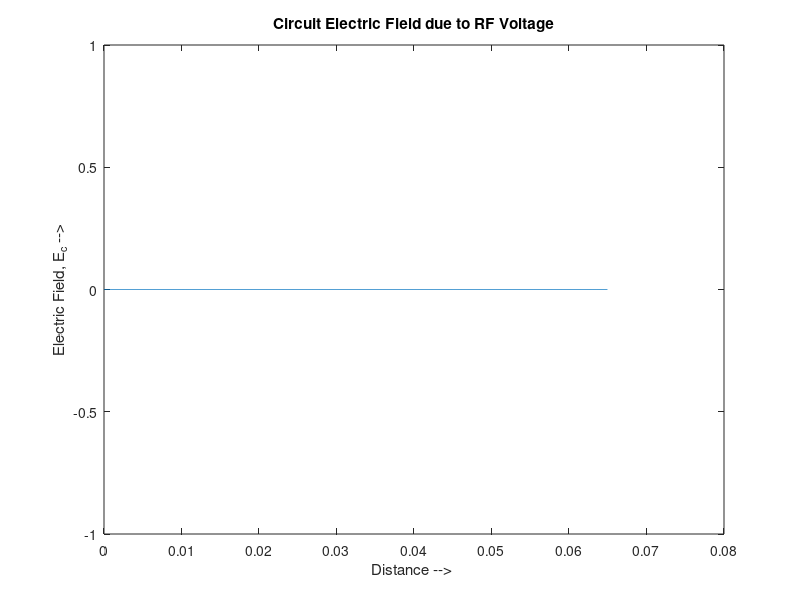
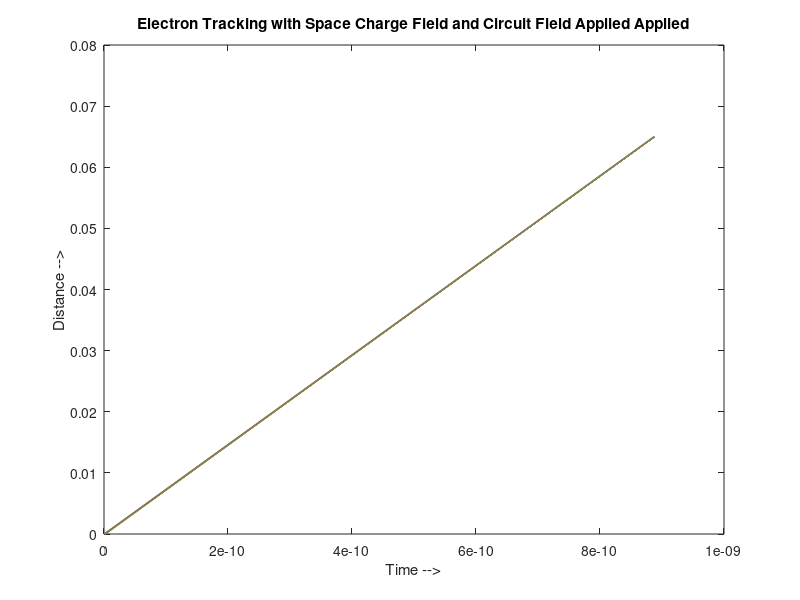
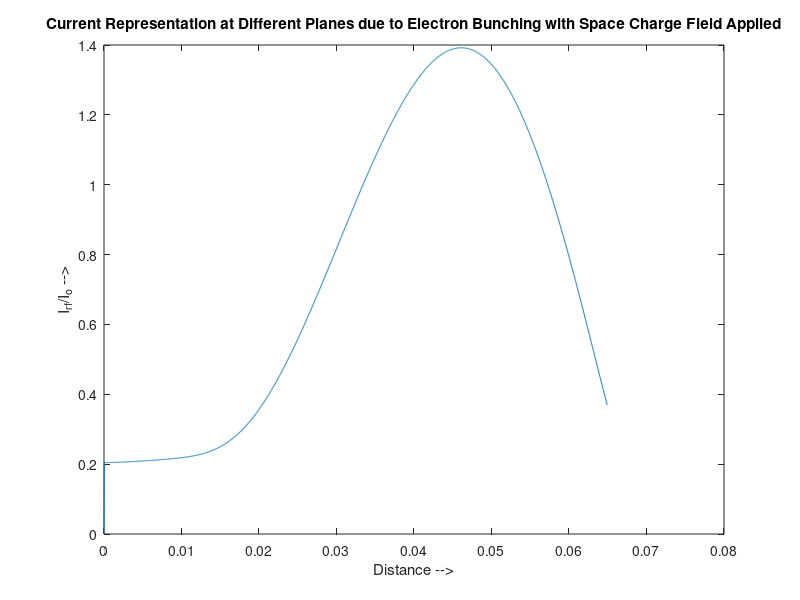
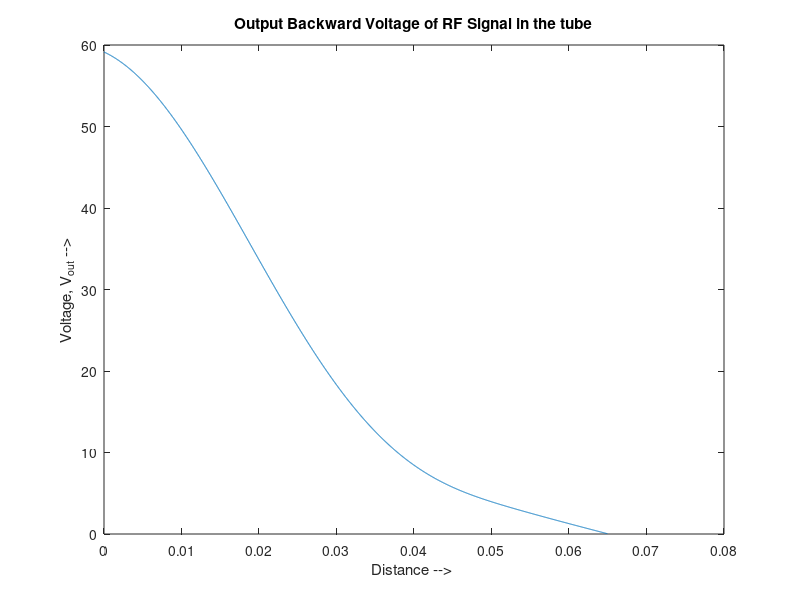

These charts were generated, in order, by the following MATLAB code:
%________________________________________________
%Simulation Code for Staggered Double Vane       |
%Backward Wave Amplifier (No Cylindrical Beam)   |
%Calculating Induced Voltage                     |
%Compared with Zhang Chinese Physics B           |
%________________________________________________|
%Author: Aakash Bansal                           |
%Dated : 13th July 2017                          |
%Place : MWT Division, CSIR-CEERI, Pilani        |
%Guide : Dr. Vishnu Srivastava, Emeritus Sci.    |
%________________________________________________|

close all
clear all
clc

%________________________________________________
%Constant Values                                 |
%________________________________________________|
c = 299792458;      %Speed of Light              |
e = 1.6*10^(-19);   %Electron Charge             |
ms = 9.11*10^(-31);  %Mass of Electron           |
ep0=8.85*10^(-12);  %Permittivity of Free Space  |
%________________________________________________|

%________________________________________________ 
%Variable Values                                 |
%________________________________________________|
F = 348000000000;   %Operating Frequency         |
I = 5;            %Beam Current in mA          |
V = 16;             %Beam Voltage in kV          |
BW= 50660000000;    %BandWidth of the RF Signal  |
Beam_T = 100;       %Beam Thickness in um        |
Beam_W = 600;       %Beam Width in um            |
ND = 12;            %Number of Disc(or electrons)|
NZ = 8;             %Number of Steps per Lambda_e|
Ln = 0.065;         %Length of Tube in m         |
Pin= 0.001;         %Input Power of RF Signal    |
%________________________________________________|
BeamT = Beam_T/1000000;
BeamW = Beam_W/1000000;
I0 = I/1000;
% Calculating Beam Velocity
% Using Equation 1 specified in the documentation
u0 = c*sqrt(1-1/(1+(V/511))^2);
% Calculating Pitch
Pitch = 0.00014;
% Calculating Axial Propagation Constant 
% Using equation 2 specified in the documentation
Beta = 1.4*pi/Pitch;

vp = 2*pi*F/Beta;

% Calculating Gap
Gap = 0.3*Pitch;
% Calculating Vane Thickness
V_Thick = Pitch - Gap;
% Calculating Beam Tunnel Height
A = 1/Beta;
B_T_Height = 2*A;
% Calculating Vane Height
V_Height = 3 * B_T_Height;
% Calculating Total Height
H = (2*V_Height) + B_T_Height;
% Calculating upper and lower cutoff frequency
Fu = F + BW/2;
Fl = F - BW/2;
% Calculating Width of the Rectangular Waveguide
W = c/(2*Fl);
% Calculating Current Density
J = (I0)/(BeamT*BeamW);
% Calculating Wavelength
Lambda = 2*pi/Beta;
% Calculating Charge
q = (J*BeamT*BeamW)/(ND*6*F);
% Calculating Impedance - This is for Helix and needs to be updated for
% staggered later
k = 2*pi*F/c;
Gamma = sqrt((Beta^2) - (k^2));
% N is SlowDown Factor
N = Beta/k;
a = 2*A;
num = (((besseli(0,(Gamma*a)))^2)-((besseli(1,(Gamma*a)))^2))*N;
den = ((2*(besseli(0,(Gamma*a)))*(besseli(1,(Gamma*a))))-((besseli(0,(Gamma*a)))^2)+((besseli(1,(Gamma*a)))^2));
%Z = (120/(Gamma*a))*((Gamma^4)/(Beta^4))*(num/den);
Z = 0.9675;
% Calculating Electric Field
E0 = Beta*sqrt(2*Z*Pin);
% Initializing Conditions at plane, k=1

dz = u0/(F*NZ);
NS = round(Ln/dz);
B_T_Height = B_T_Height;


% Beam Tracking with Space Charge Field

SCF(1:NS,1:ND) = 0;
E_rough = 0;
E_const = 2*I0*c*c/(pi*W*B_T_Height*BeamT*BeamW*10^5);

for x=1:ND
    pos(1,x) = x*dz;
    t(1,x) = (x-1)*Lambda/(ND*u0);
    ui(1,x) = u0 - u0*0.001*sin(2*pi*F*t(1,x));
    % Modulated Velocity
    uine(1,x) = 1/ui(1,x);
    % Unmodulated Velocity
    %uine(1,x) = 1/u0;
end

z(1) = 0;
Acc_E(1,:) = 0;
% Electric Field Variations through the length of the tube

% Calculating Input RF Voltage

Vin_N(NS) = sqrt(2*Z*Pin);
Z_Ln = 0:Ln/NS:Ln;
irf(1) = 0;
current_constant = 2*F*q;
ang_f = 2*pi*F;
dVin_N = 0;
curr_const2(1:NS) = 0;
Ec(NS) = sqrt(2*Z*Pin);

for k = NS-1:1
    Ec(k) = Ec(k+1)*exp(1i*Beta*Ln/NS);
end

for k = 1:NS-1
    for x = 1:ND
        Vin_N(NS-k) = ((Vin_N(NS-k+1)) + (sign(dVin_N)*(dVin_N)));
        Pout_N(NS-k) = abs(Vin_N(NS-k))*abs(Vin_N(NS-k))/(2*Z);
        Gain(NS-k) = 10*log10(Pout_N(NS-k)/Pin);
         Acc_E(k+1,x) = (e*(Ec(k))/ms)*((1-(u0/c)^2)^(3/2))*((uine(k,x))^3)/10^12;
         uine(k+1,x) = uine(k,x) + dz*Acc_E(k,x);
         t(k+1,x) = (t(k,x) + dz*uine(k,x));
         pos(k+1,x) = t(k+1,x)/uine(k+1,x);
    end
    z(k+1) = z(k) + dz;
    for x = 1:ND
        curr_const2(k) = curr_const2(k) + (sin(3*ang_f*BeamT*0.5/u0)/(3*ang_f*BeamT*0.5/u0))*exp(-1i*3*ang_f*t(k,x));
    end
    if(Pin == 0)
        irf(k) = 0;
    else
        irf(k+1) = 10*current_constant*curr_const2(k);
    end
    Tou_e = (-1/dz)*log((irf(k+1)/irf(k)));
    dVin_N = (25*Z/2)*abs(irf(k))*((1-exp(Beta*dz)/exp(-1*Tou_e*dz))/(1+Beta/Tou_e));
end

figure;
plot(Z_Ln(1:NS-1),real(Ec(1:NS-1)));
title('Circuit Electric Field due to RF Voltage');
ylabel('Electric Field, E_c -->');
xlabel('Distance --> ');

figure;
for x = 1:ND
    plot(t(:,x),z);
    hold on
end
title('Electron Tracking with Space Charge Field and Circuit Field Applied Applied');
xlabel('Time -->');
ylabel('Distance -->');

figure;
plot(z(1:NS-1),5*abs(irf(1:NS-1)/I0));
title('Current Representation at Different Planes due to Electron Bunching with Space Charge Field Applied');
xlabel('Distance -->');
ylabel('I_r_f/I_o -->');

figure;
plot(Z_Ln(1:NS-1),(Vin_N(1:NS-1)));
title('Output Backward Voltage of RF Signal in the tube');
xlabel('Distance --> ');
ylabel('Voltage, V_o_u_t -->');

figure;
plot(Z_Ln(1:NS-1),5*Pout_N(1:NS-1));
title('Output Backward Power of RF Signal in the tube');
xlabel('Distance --> ');
ylabel('Output Power, P_o_u_t -->');

figure;
plot(Z_Ln(1:NS-1),Gain);